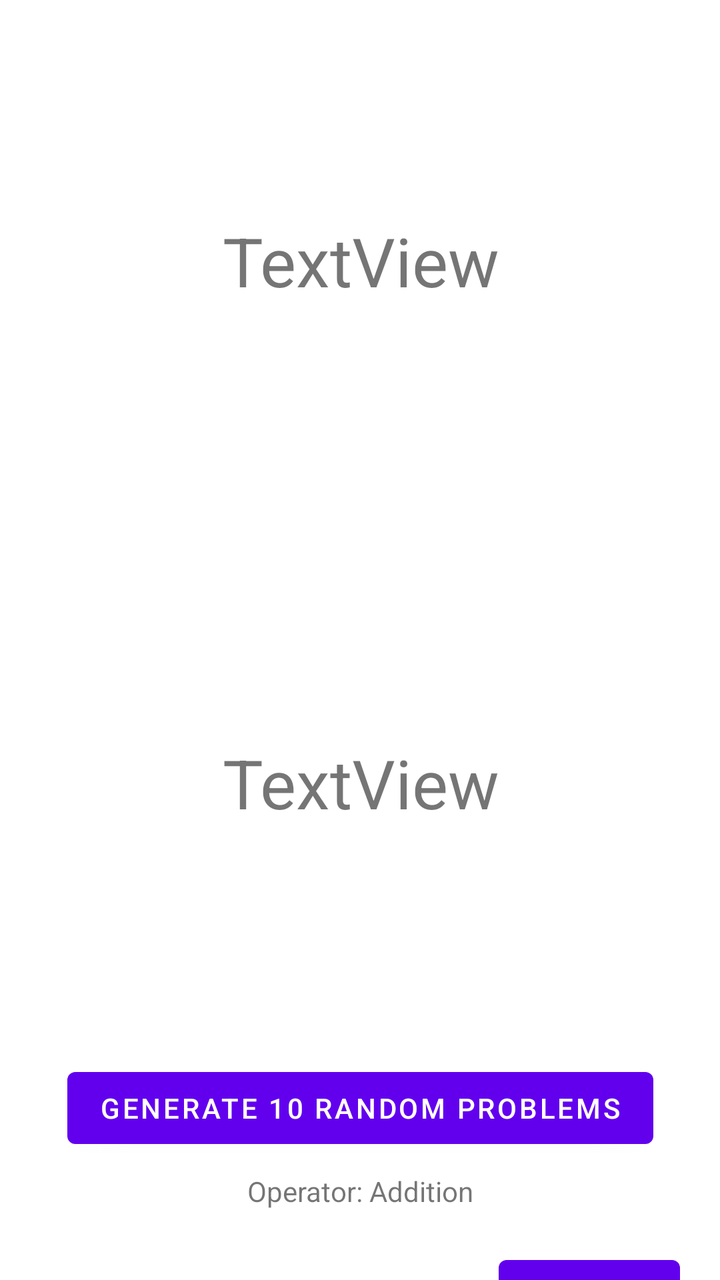
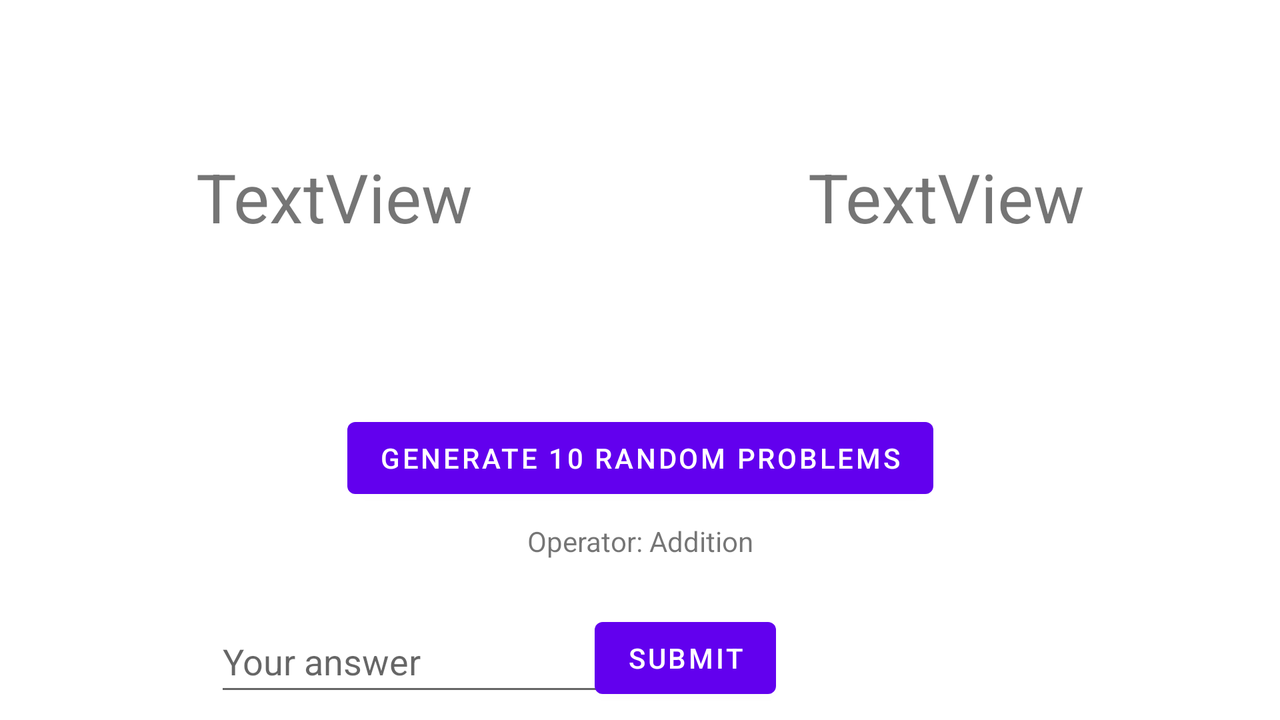

One screen, two layout resources from the same app: the default and the repository's alternative for another configuration. Each is rendered where Android would select it; the XML of both is given below.
<!-- AndroidManifest.xml: application theme Theme.LoginINFO -->
<!-- res/layout/activity_quiz.xml -->
<?xml version="1.0" encoding="utf-8"?>
<androidx.constraintlayout.widget.ConstraintLayout xmlns:android="http://schemas.android.com/apk/res/android"
    xmlns:app="http://schemas.android.com/apk/res-auto"
    xmlns:tools="http://schemas.android.com/tools"
    android:layout_width="match_parent"
    android:layout_height="match_parent"
    tools:context=".QuizActivity">

    <TextView
        android:id="@+id/textView"
        android:layout_width="413dp"
        android:layout_height="261dp"
        android:text="TextView"
        android:textAlignment="center"
        android:textSize="34sp"
        android:gravity="center"
        app:layout_constraintEnd_toEndOf="parent"
        app:layout_constraintStart_toStartOf="parent"
        app:layout_constraintTop_toTopOf="parent" />

    <TextView
        android:id="@+id/textView2"
        android:layout_width="413dp"
        android:layout_height="261dp"
        android:text="TextView"
        android:textAlignment="center"
        android:textSize="34sp"
        android:gravity="center"
        app:layout_constraintEnd_toEndOf="parent"
        app:layout_constraintStart_toStartOf="parent"
        app:layout_constraintTop_toBottomOf="@+id/textView" />

    <Button
        android:id="@+id/button"
        android:layout_width="wrap_content"
        android:layout_height="wrap_content"
        android:layout_marginTop="8dp"
        android:onClick="generate"
        android:text="Generate 10 random problems"
        app:layout_constraintEnd_toEndOf="parent"
        app:layout_constraintStart_toStartOf="parent"
        app:layout_constraintTop_toBottomOf="@+id/textView2" />

    <Button
        android:id="@+id/button2"
        android:layout_width="wrap_content"
        android:layout_height="wrap_content"
        android:layout_marginTop="46dp"
        android:layout_marginEnd="20dp"
        android:onClick="submit"
        android:text="Submit"
        app:layout_constraintEnd_toEndOf="parent"
        app:layout_constraintTop_toBottomOf="@+id/button" />

    <EditText
        android:id="@+id/editTextNumber"
        android:layout_width="235dp"
        android:layout_height="48dp"
        android:layout_marginStart="40dp"
        android:layout_marginTop="46dp"
        android:ems="10"
        android:hint="Your answer"
        android:inputType="number"
        app:layout_constraintStart_toStartOf="parent"
        app:layout_constraintTop_toBottomOf="@+id/button" />

    <TextView
        android:id="@+id/mathTypeTextView"
        android:layout_width="wrap_content"
        android:layout_height="wrap_content"
        android:layout_marginTop="8dp"
        android:text="Operator: Addition"
        app:layout_constraintEnd_toEndOf="parent"
        app:layout_constraintStart_toStartOf="parent"
        app:layout_constraintTop_toBottomOf="@+id/button" />

</androidx.constraintlayout.widget.ConstraintLayout>
<!-- resources referenced by this layout -->
<resources>
  <style name="Theme.LoginINFO" parent="Theme.MaterialComponents.DayNight.DarkActionBar">
          
          <item name="colorPrimary">@color/purple_500</item>
          <item name="colorPrimaryVariant">@color/purple_700</item>
          <item name="colorOnPrimary">@color/white</item>
          
          <item name="colorSecondary">@color/teal_200</item>
          <item name="colorSecondaryVariant">@color/teal_700</item>
          <item name="colorOnSecondary">@color/black</item>
          
          <item name="android:statusBarColor">?attr/colorPrimaryVariant</item>
          
      </style>
</resources>
<!-- res/layout-land/activity_quiz.xml (the repository's variant of the layout above) -->
<!-- drawn on the phone turned sideways -->
<?xml version="1.0" encoding="utf-8"?>
<androidx.constraintlayout.widget.ConstraintLayout xmlns:android="http://schemas.android.com/apk/res/android"
    xmlns:app="http://schemas.android.com/apk/res-auto"
    xmlns:tools="http://schemas.android.com/tools"
    android:layout_width="match_parent"
    android:layout_height="match_parent"
    tools:context=".QuizActivity">

    <TextView
        android:id="@+id/textView"
        android:layout_width="334dp"
        android:layout_height="197dp"
        android:gravity="center"
        android:text="TextView"
        android:textAlignment="center"
        android:textSize="34sp"
        app:layout_constraintStart_toStartOf="parent"
        app:layout_constraintTop_toTopOf="parent" />

    <TextView
        android:id="@+id/textView2"
        android:layout_width="334dp"
        android:layout_height="197dp"
        android:gravity="center"
        android:text="TextView"
        android:textAlignment="center"
        android:textSize="34sp"
        app:layout_constraintEnd_toEndOf="parent"
        app:layout_constraintTop_toTopOf="parent" />

    <Button
        android:id="@+id/button"
        android:layout_width="wrap_content"
        android:layout_height="wrap_content"
        android:layout_marginTop="8dp"
        android:onClick="generate"
        android:text="Generate 10 random problems"
        app:layout_constraintEnd_toEndOf="parent"
        app:layout_constraintStart_toStartOf="parent"
        app:layout_constraintTop_toBottomOf="@+id/textView2" />

    <Button
        android:id="@+id/button2"
        android:layout_width="wrap_content"
        android:layout_height="wrap_content"
        android:layout_marginTop="52dp"
        android:layout_marginEnd="252dp"
        android:onClick="submit"
        android:text="Submit"
        app:layout_constraintEnd_toEndOf="parent"
        app:layout_constraintTop_toBottomOf="@+id/button" />

    <EditText
        android:id="@+id/editTextNumber"
        android:layout_width="235dp"
        android:layout_height="48dp"
        android:layout_marginStart="152dp"
        android:layout_marginTop="52dp"
        android:ems="10"
        android:hint="Your answer"
        android:inputType="number"
        app:layout_constraintEnd_toStartOf="@+id/button2"
        app:layout_constraintStart_toStartOf="parent"
        app:layout_constraintTop_toBottomOf="@+id/button" />

    <TextView
        android:id="@+id/mathTypeTextView"
        android:layout_width="wrap_content"
        android:layout_height="wrap_content"
        android:layout_marginTop="8dp"
        android:text="Operator: Addition"
        app:layout_constraintEnd_toEndOf="parent"
        app:layout_constraintStart_toStartOf="parent"
        app:layout_constraintTop_toBottomOf="@+id/button" />

</androidx.constraintlayout.widget.ConstraintLayout>
